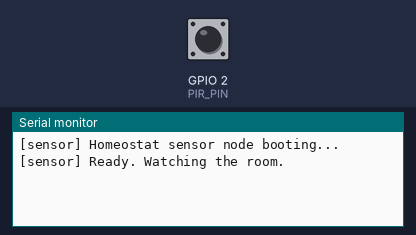
This sketch was run on a simulated ESP32-S3. Shown: the last lines printed to the serial monitor. Inputs (shaded band) come from the test bench; at power-on: GPIO 2 (PIR_PIN) LOW. Random numbers use the default seed unless the sketch sets one.

Above: at 1.2 s.
1.3 s: GPIO 2 (PIR_PIN) pulsed HIGH 2 times (0.12 s each, 0.3 s apart)
At 2.5 s:
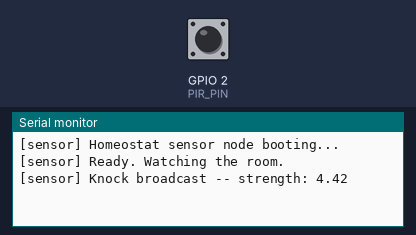
3.4 s: GPIO 2 (PIR_PIN) driven HIGH
At 4.1 s:
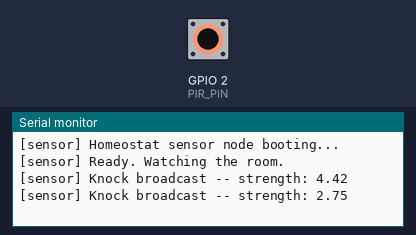

The sketch:

homeostat_sensor_node.ino
```cpp
/*
 * PROJECT: Distributed Homeostat -- Room Installation
 * DEVICE:  Sensor Node (motion input)
 *
 * This node watches the room. When it detects motion, it broadcasts
 * a knock event to all four equation nodes via ESP-NOW. The knock
 * carries a random strength value -- a disturbance from the environment
 * entering the system, as Ashby intended: perturbation from outside
 * the viable range, demanding adaptation.
 *
 * CONFIGURATION:
 *   DEVICE_ID: 0 (sensor node -- do not change)
 *   PIR_PIN: GPIO connected to PIR signal out
 *
 * WIRING:
 *   GPIO 2  -> PIR sensor signal out
 *   PIR VCC -> 3.3V or 5V (check your module)
 *   PIR GND -> GND
 */

#include <esp_now.h>
#include <WiFi.h>

// ---- Config ----------------------------------------------------------------

const int    DEVICE_ID            = 0;
const int    PIR_PIN              = 2;

const float  KNOCK_STRENGTH_MIN   = 2.0f;
const float  KNOCK_STRENGTH_MAX   = 5.0f;

const unsigned long KNOCK_COOLDOWN_MS = 1500;  // min ms between knocks
const unsigned long BOOT_DELAY_MS    = 500;    // stagger boot

// Broadcast address -- reaches all ESP-NOW peers on the network
uint8_t broadcastAddress[] = { 0xFF, 0xFF, 0xFF, 0xFF, 0xFF, 0xFF };

// ---- Message types ---------------------------------------------------------

typedef struct {
  uint8_t  msg_type;      // 1 = knock
  uint8_t  source_id;     // always 0 for sensor node
  float    strength;      // knock magnitude
} KnockMessage;

// ---- State -----------------------------------------------------------------

unsigned long lastKnockTime = 0;
bool pirLastState = LOW;

// ---- ESP-NOW callbacks -----------------------------------------------------

void onSent(const uint8_t *mac, esp_now_send_status_t status) {
  // silent -- we don't need confirmation for broadcast knocks
}

// ---- Setup -----------------------------------------------------------------

void setup() {
  delay(BOOT_DELAY_MS * DEVICE_ID);  // stagger boot (sensor = 0, instant)

  Serial.begin(115200);
  Serial.println("[sensor] Homeostat sensor node booting...");

  pinMode(PIR_PIN, INPUT);

  WiFi.mode(WIFI_STA);
  WiFi.disconnect();

  if (esp_now_init() != ESP_OK) {
    Serial.println("[sensor] ESP-NOW init failed. Halting.");
    while (true) delay(1000);
  }

  esp_now_register_send_cb(onSent);

  // Register broadcast peer
  esp_now_peer_info_t peerInfo = {};
  memcpy(peerInfo.peer_addr, broadcastAddress, 6);
  peerInfo.channel = 0;
  peerInfo.encrypt = false;
  esp_now_add_peer(&peerInfo);

  Serial.println("[sensor] Ready. Watching the room.");
}

// ---- Main loop -------------------------------------------------------------

void loop() {
  bool pirState = digitalRead(PIR_PIN);
  unsigned long now = millis();

  // Rising edge on PIR = motion detected
  if (pirState == HIGH && pirLastState == LOW) {
    if (now - lastKnockTime > KNOCK_COOLDOWN_MS) {
      broadcastKnock();
      lastKnockTime = now;
    }
  }

  pirLastState = pirState;
  delay(20);
}

// ---- Knock -----------------------------------------------------------------

void broadcastKnock() {
  float strength = KNOCK_STRENGTH_MIN +
    (float)random(1000) / 1000.0f * (KNOCK_STRENGTH_MAX - KNOCK_STRENGTH_MIN);

  KnockMessage msg;
  msg.msg_type  = 1;
  msg.source_id = DEVICE_ID;
  msg.strength  = strength;

  esp_now_send(broadcastAddress, (uint8_t *)&msg, sizeof(msg));

  Serial.print("[sensor] Knock broadcast -- strength: ");
  Serial.println(strength);
}

/*
 * FLASH INSTRUCTIONS:
 *   Board:    ESP32S3 Dev Module (or ESP32-S3 Supermini)
 *   USB Mode: Hardware CDC and JTAG
 *   This file only -- sensor node does not need FastLED
 *   No DEVICE_ID change needed (always 0)
 */
```

Measured:
- after the input at 1.3 s, the serial monitor: prints a new line after 0.31 s (image 1)
- after the input at 3.4 s, the serial monitor: prints a new line at once (image 2)
